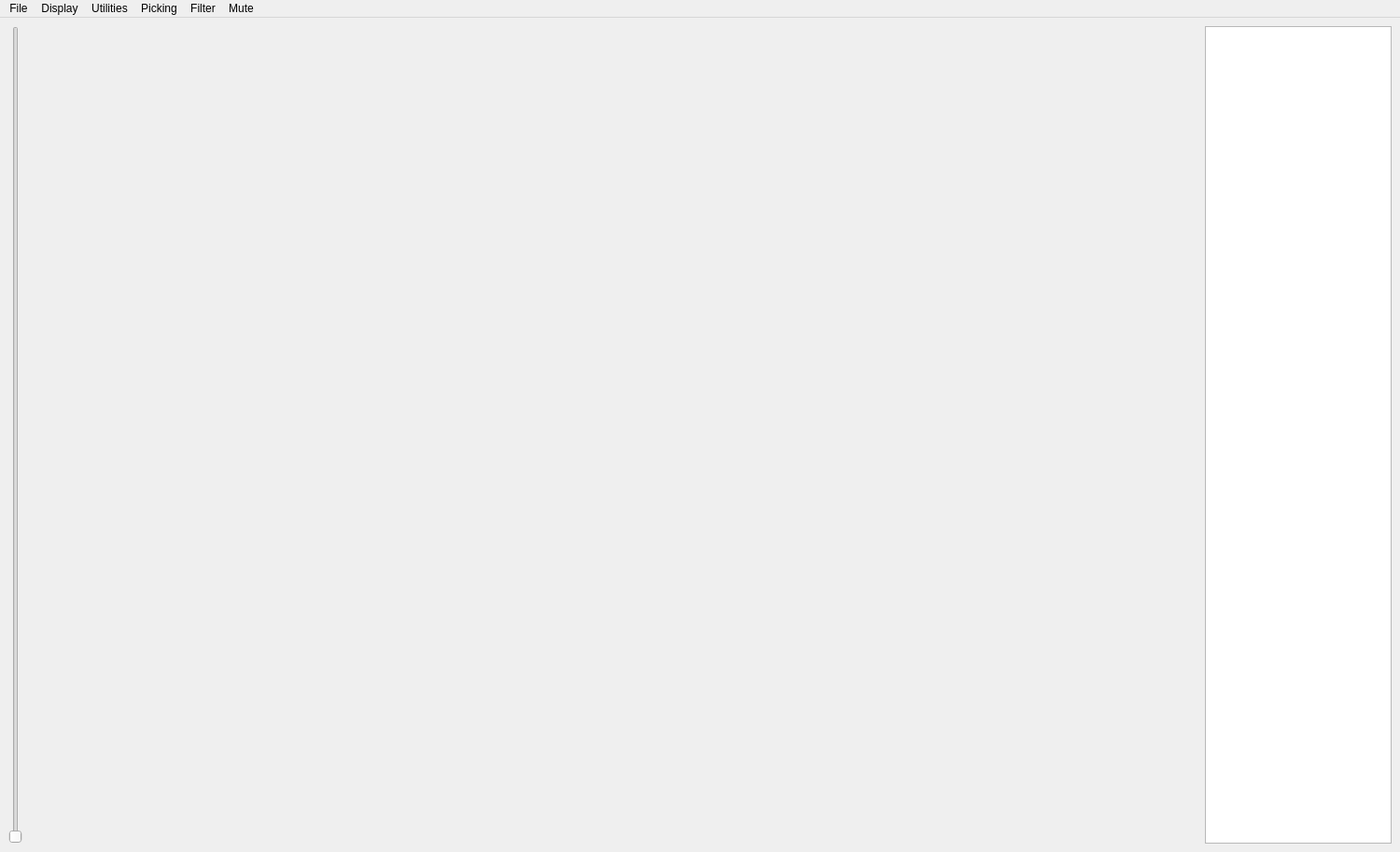
<?xml version="1.0" encoding="UTF-8"?>
<ui version="4.0">
 <class>MainWindow</class>
 <widget class="QMainWindow" name="MainWindow">
  <property name="geometry">
   <rect>
    <x>0</x>
    <y>0</y>
    <width>1500</width>
    <height>913</height>
   </rect>
  </property>
  <property name="windowTitle">
   <string>MainWindow</string>
  </property>
  <widget class="QWidget" name="centralwidget">
   <layout class="QHBoxLayout" name="horizontalLayout">
    <item>
     <widget class="QSlider" name="verticalSlider">
      <property name="orientation">
       <enum>Qt::Vertical</enum>
      </property>
     </widget>
    </item>
    <item>
     <widget class="QWidget" name="mplwindow" native="true">
      <property name="enabled">
       <bool>true</bool>
      </property>
      <property name="sizePolicy">
       <sizepolicy hsizetype="Expanding" vsizetype="Preferred">
        <horstretch>0</horstretch>
        <verstretch>0</verstretch>
       </sizepolicy>
      </property>
      <layout class="QVBoxLayout" name="mplvl"/>
     </widget>
    </item>
    <item>
     <widget class="QListWidget" name="mplfigs">
      <property name="sizePolicy">
       <sizepolicy hsizetype="Maximum" vsizetype="Expanding">
        <horstretch>0</horstretch>
        <verstretch>0</verstretch>
       </sizepolicy>
      </property>
      <property name="maximumSize">
       <size>
        <width>200</width>
        <height>16777215</height>
       </size>
      </property>
      <property name="focusPolicy">
       <enum>Qt::NoFocus</enum>
      </property>
     </widget>
    </item>
   </layout>
  </widget>
  <widget class="QMenuBar" name="menubar">
   <property name="geometry">
    <rect>
     <x>0</x>
     <y>0</y>
     <width>1500</width>
     <height>26</height>
    </rect>
   </property>
   <widget class="QMenu" name="menuFile">
    <property name="title">
     <string>File</string>
    </property>
    <addaction name="openFile"/>
    <addaction name="separator"/>
    <addaction name="Save_SEGY"/>
    <addaction name="Save_SU"/>
    <addaction name="Save_SEG2"/>
    <addaction name="Save_Bin"/>
    <addaction name="Save_ASCII"/>
    <addaction name="Save_headers"/>
    <addaction name="separator"/>
    <addaction name="Save_plot"/>
    <addaction name="separator"/>
    <addaction name="quitAction"/>
    <addaction name="separator"/>
   </widget>
   <widget class="QMenu" name="plotMenu">
    <property name="title">
     <string>Display</string>
    </property>
    <addaction name="originalDataScreen"/>
    <addaction name="originalDataAll"/>
    <addaction name="separator"/>
    <addaction name="shotGather"/>
    <addaction name="fileGather"/>
    <addaction name="receiverGather"/>
    <addaction name="distanceGather"/>
    <addaction name="component"/>
    <addaction name="phaseAngles"/>
    <addaction name="separator"/>
    <addaction name="zoom"/>
    <addaction name="zoom_Out"/>
    <addaction name="zoom_In"/>
    <addaction name="zoom_Initial"/>
    <addaction name="separator"/>
    <addaction name="t_Norm"/>
    <addaction name="t_Gain"/>
    <addaction name="d_Gain"/>
    <addaction name="Agc"/>
   </widget>
   <widget class="QMenu" name="Utilities">
    <property name="title">
     <string>Utilities</string>
    </property>
    <addaction name="PModel"/>
    <addaction name="SModel"/>
    <addaction name="Tomography"/>
    <addaction name="Checker"/>
    <addaction name="Envelopes"/>
    <addaction name="TauP"/>
    <addaction name="falseCol"/>
    <addaction name="separator"/>
    <addaction name="TraceSign"/>
    <addaction name="ChangeSign"/>
    <addaction name="Change_colors"/>
    <addaction name="Animation"/>
    <addaction name="Attenuation"/>
    <addaction name="Pseudo_velocity"/>
   </widget>
   <widget class="QMenu" name="Picking">
    <property name="title">
     <string>Picking</string>
    </property>
    <addaction name="ManualPicks"/>
    <addaction name="AmpPicks"/>
    <addaction name="StaLta"/>
    <addaction name="CorrelationPicks"/>
    <addaction name="separator"/>
    <addaction name="MovePicks"/>
    <addaction name="Uncertainty_change"/>
    <addaction name="erasePicks"/>
    <addaction name="separator"/>
    <addaction name="plotAllPicks"/>
    <addaction name="PlotCalculatedTimes"/>
    <addaction name="StorePicks"/>
    <addaction name="StoreGimli"/>
   </widget>
   <widget class="QMenu" name="Filter">
    <property name="title">
     <string>Filter</string>
    </property>
    <addaction name="FrequencyFilter"/>
    <addaction name="FiltTrace"/>
    <addaction name="Air_wave_fk"/>
    <addaction name="Vel_filter"/>
   </widget>
   <widget class="QMenu" name="menuMute">
    <property name="title">
     <string>Mute</string>
    </property>
    <addaction name="MuteTrace"/>
    <addaction name="MuteAir"/>
    <addaction name="MuteBefore"/>
    <addaction name="MuteAfter"/>
   </widget>
   <addaction name="menuFile"/>
   <addaction name="plotMenu"/>
   <addaction name="Utilities"/>
   <addaction name="Picking"/>
   <addaction name="Filter"/>
   <addaction name="menuMute"/>
  </widget>
  <action name="actionPlot">
   <property name="text">
    <string>Display</string>
   </property>
  </action>
  <action name="shotGather">
   <property name="enabled">
    <bool>true</bool>
   </property>
   <property name="text">
    <string>Shot gather</string>
   </property>
   <property name="shortcut">
    <string>S</string>
   </property>
  </action>
  <action name="openFile">
   <property name="text">
    <string>Choose data files</string>
   </property>
   <property name="shortcut">
    <string>Ctrl+O</string>
   </property>
  </action>
  <action name="quitAction">
   <property name="text">
    <string>Quit</string>
   </property>
   <property name="toolTip">
    <string>Quit app</string>
   </property>
   <property name="shortcut">
    <string>Ctrl+Q</string>
   </property>
  </action>
  <action name="receiverGather">
   <property name="text">
    <string>Receiver gather</string>
   </property>
   <property name="shortcut">
    <string>R</string>
   </property>
  </action>
  <action name="distanceGather">
   <property name="text">
    <string>Distance gather</string>
   </property>
   <property name="shortcut">
    <string>D</string>
   </property>
  </action>
  <action name="zoom">
   <property name="enabled">
    <bool>true</bool>
   </property>
   <property name="text">
    <string>Zoom</string>
   </property>
   <property name="shortcut">
    <string>Z</string>
   </property>
  </action>
  <action name="zoom_Out">
   <property name="text">
    <string>Zoom out</string>
   </property>
   <property name="shortcut">
    <string>Ctrl+Z</string>
   </property>
  </action>
  <action name="zoom_Initial">
   <property name="text">
    <string>Zoom initial</string>
   </property>
   <property name="shortcut">
    <string>Alt+Z</string>
   </property>
  </action>
  <action name="TauP">
   <property name="text">
    <string>Tau_P</string>
   </property>
   <property name="statusTip">
    <string/>
   </property>
   <property name="shortcut">
    <string>Shift+T</string>
   </property>
  </action>
  <action name="PModel">
   <property name="text">
    <string>P_Model</string>
   </property>
   <property name="shortcut">
    <string>Alt+P</string>
   </property>
  </action>
  <action name="StaLta">
   <property name="text">
    <string>STA_LTA</string>
   </property>
   <property name="shortcut">
    <string>Shift+P</string>
   </property>
  </action>
  <action name="PlotPicks">
   <property name="enabled">
    <bool>false</bool>
   </property>
   <property name="text">
    <string>Plot Picks</string>
   </property>
  </action>
  <action name="MovePicks">
   <property name="enabled">
    <bool>false</bool>
   </property>
   <property name="text">
    <string>Move Picks</string>
   </property>
   <property name="shortcut">
    <string>Ctrl+M</string>
   </property>
  </action>
  <action name="ManualPicks">
   <property name="text">
    <string>Manual picks</string>
   </property>
   <property name="shortcut">
    <string>M</string>
   </property>
  </action>
  <action name="FrequencyFilter">
   <property name="text">
    <string>Frequency</string>
   </property>
   <property name="shortcut">
    <string>Ctrl+F</string>
   </property>
  </action>
  <action name="originalDataAll">
   <property name="text">
    <string>Original data all shots</string>
   </property>
   <property name="shortcut">
    <string>Shift+O</string>
   </property>
  </action>
  <action name="erasePicks">
   <property name="text">
    <string>Erase all picks</string>
   </property>
   <property name="shortcut">
    <string>Ctrl+E</string>
   </property>
  </action>
  <action name="TraceSign">
   <property name="text">
    <string>Change trace sign</string>
   </property>
   <property name="toolTip">
    <string>change sign of 1 trace</string>
   </property>
   <property name="shortcut">
    <string>I</string>
   </property>
  </action>
  <action name="ChangeSign">
   <property name="text">
    <string>Change sign</string>
   </property>
   <property name="toolTip">
    <string>change sign of all traces</string>
   </property>
   <property name="shortcut">
    <string>Ctrl+I</string>
   </property>
  </action>
  <action name="Save_SEGY">
   <property name="text">
    <string>Save SEGY</string>
   </property>
   <property name="toolTip">
    <string>Save actual data to SEGY</string>
   </property>
   <property name="shortcut">
    <string>Y</string>
   </property>
  </action>
  <action name="CorrelationPicks">
   <property name="enabled">
    <bool>true</bool>
   </property>
   <property name="text">
    <string>Correlation picks</string>
   </property>
   <property name="toolTip">
    <string>picking by cross correlation</string>
   </property>
   <property name="shortcut">
    <string>Shift+C</string>
   </property>
  </action>
  <action name="AmpPicks">
   <property name="text">
    <string>Amplitude picks</string>
   </property>
   <property name="shortcut">
    <string>Ctrl+A</string>
   </property>
  </action>
  <action name="MuteTrace">
   <property name="text">
    <string>Mute/recover trace</string>
   </property>
   <property name="toolTip">
    <string>Click near trace to be muted or recovered</string>
   </property>
   <property name="shortcut">
    <string>Ctrl+T</string>
   </property>
  </action>
  <action name="PlotCalculatedTimes">
   <property name="checkable">
    <bool>true</bool>
   </property>
   <property name="enabled">
    <bool>false</bool>
   </property>
   <property name="text">
    <string>Plot calculated times </string>
   </property>
   <property name="toolTip">
    <string>Plot calculated travel times</string>
   </property>
  </action>
  <action name="StorePicks">
   <property name="text">
    <string>Store picks</string>
   </property>
   <property name="toolTip">
    <string>Store Picks in file picks.dat</string>
   </property>
   <property name="shortcut">
    <string>Ctrl+S</string>
   </property>
  </action>
  <action name="MuteAir">
   <property name="text">
    <string>Mute air wave</string>
   </property>
   <property name="shortcut">
    <string>A</string>
   </property>
  </action>
  <action name="Air_wave_fk">
   <property name="text">
    <string>Air_wave fk</string>
   </property>
   <property name="toolTip">
    <string>Eliminate air waves by fk-filter</string>
   </property>
   <property name="shortcut">
    <string>Shift+A</string>
   </property>
  </action>
  <action name="MuteBefore">
   <property name="text">
    <string>Mute before line</string>
   </property>
   <property name="toolTip">
    <string>Mute before line drawn</string>
   </property>
   <property name="shortcut">
    <string>L</string>
   </property>
  </action>
  <action name="Vel_filter">
   <property name="text">
    <string>Velocity filter</string>
   </property>
   <property name="toolTip">
    <string>Velocity filter</string>
   </property>
   <property name="shortcut">
    <string>Ctrl+V</string>
   </property>
  </action>
  <action name="Save_Bin">
   <property name="text">
    <string>Save_Binary</string>
   </property>
   <property name="toolTip">
    <string>Save just binary data of all files</string>
   </property>
   <property name="shortcut">
    <string>B</string>
   </property>
  </action>
  <action name="Save_SU">
   <property name="text">
    <string>Save SU</string>
   </property>
   <property name="toolTip">
    <string>Save actual data to SEGY</string>
   </property>
   <property name="shortcut">
    <string>U</string>
   </property>
  </action>
  <action name="t_Gain">
   <property name="checkable">
    <bool>true</bool>
   </property>
   <property name="text">
    <string>Time gain</string>
   </property>
  </action>
  <action name="d_Gain">
   <property name="checkable">
    <bool>true</bool>
   </property>
   <property name="text">
    <string>Distance gain</string>
   </property>
  </action>
  <action name="Agc">
   <property name="checkable">
    <bool>true</bool>
   </property>
   <property name="text">
    <string>AGC</string>
   </property>
  </action>
  <action name="t_Norm">
   <property name="checkable">
    <bool>true</bool>
   </property>
   <property name="checked">
    <bool>true</bool>
   </property>
   <property name="enabled">
    <bool>false</bool>
   </property>
   <property name="text">
    <string>Trace normalize</string>
   </property>
  </action>
  <action name="MuteAfter">
   <property name="text">
    <string>Mute after line</string>
   </property>
   <property name="shortcut">
    <string>Shift+L</string>
   </property>
  </action>
  <action name="FiltTrace">
   <property name="text">
    <string>Frequency filter single trace</string>
   </property>
  </action>
  <action name="fileGather">
   <property name="text">
    <string>Plot data of one file</string>
   </property>
   <property name="shortcut">
    <string>F</string>
   </property>
  </action>
  <action name="Save_ASCII">
   <property name="text">
    <string>Save_ASCII</string>
   </property>
  </action>
  <action name="Tomography">
   <property name="enabled">
    <bool>false</bool>
   </property>
   <property name="text">
    <string>Tomography</string>
   </property>
   <property name="toolTip">
    <string>Tomography with Pygimli</string>
   </property>
   <property name="shortcut">
    <string>T</string>
   </property>
  </action>
  <action name="StoreGimli">
   <property name="text">
    <string>Store Gimli format</string>
   </property>
   <property name="toolTip">
    <string>Store Picks in Gimli format (file pics.sgt)</string>
   </property>
  </action>
  <action name="Modelled_arrivals">
   <property name="checkable">
    <bool>true</bool>
   </property>
   <property name="enabled">
    <bool>true</bool>
   </property>
   <property name="text">
    <string>Plot modelled arrivals</string>
   </property>
   <property name="toolTip">
    <string>Plot modelled arrival times on seismograms</string>
   </property>
  </action>
  <action name="Save_plot">
   <property name="text">
    <string>Save Plot</string>
   </property>
   <property name="iconText">
    <string>Save Plot</string>
   </property>
   <property name="shortcut">
    <string>P</string>
   </property>
  </action>
  <action name="Envelopes">
   <property name="enabled">
    <bool>false</bool>
   </property>
   <property name="text">
    <string>Envelopes</string>
   </property>
   <property name="shortcut">
    <string>E</string>
   </property>
  </action>
  <action name="Change_colors">
   <property name="enabled">
    <bool>false</bool>
   </property>
   <property name="text">
    <string>Change colors tomo</string>
   </property>
   <property name="toolTip">
    <string>Change color scale and depth limit after tomography</string>
   </property>
   <property name="shortcut">
    <string>C</string>
   </property>
  </action>
  <action name="Uncertainty_change">
   <property name="text">
    <string>Uncertainty change</string>
   </property>
   <property name="shortcut">
    <string>Shift+U</string>
   </property>
  </action>
  <action name="zoom_In">
   <property name="text">
    <string>Zoom in</string>
   </property>
   <property name="toolTip">
    <string>zoom into next higher zoom</string>
   </property>
   <property name="shortcut">
    <string>Shift+Z</string>
   </property>
  </action>
  <action name="originalDataScreen">
   <property name="text">
    <string>Original data this screen</string>
   </property>
   <property name="shortcut">
    <string>O</string>
   </property>
  </action>
  <action name="falseCol">
   <property name="text">
    <string>False colour</string>
   </property>
   <property name="toolTip">
    <string>False colour plot of different indicators</string>
   </property>
   <property name="shortcut">
    <string>Shift+F</string>
   </property>
  </action>
  <action name="Animation">
   <property name="text">
    <string>Wave animation</string>
   </property>
   <property name="shortcut">
    <string>W</string>
   </property>
  </action>
  <action name="Save_SEG2">
   <property name="text">
    <string>Save SEG2</string>
   </property>
   <property name="statusTip">
    <string>Sae file(s) in SEG2 Format</string>
   </property>
   <property name="shortcut">
    <string>2</string>
   </property>
  </action>
  <action name="Attenuation">
   <property name="text">
    <string>Attenuation</string>
   </property>
   <property name="shortcut">
    <string>Q</string>
   </property>
  </action>
  <action name="plotAllPicks">
   <property name="text">
    <string>Plot all picks</string>
   </property>
   <property name="shortcut">
    <string>Ctrl+P</string>
   </property>
  </action>
  <action name="Save_headers">
   <property name="text">
    <string>Save headers</string>
   </property>
   <property name="toolTip">
    <string>Save headers of each data file to ASCII file</string>
   </property>
   <property name="shortcut">
    <string>H</string>
   </property>
  </action>
  <action name="component">
   <property name="enabled">
    <bool>false</bool>
   </property>
   <property name="text">
    <string>Choose component</string>
   </property>
   <property name="toolTip">
    <string>Choose geophone component to be plotted</string>
   </property>
   <property name="shortcut">
    <string>G</string>
   </property>
  </action>
  <action name="Pseudo_velocity">
   <property name="enabled">
    <bool>false</bool>
   </property>
   <property name="text">
    <string>Pseudo-velocities</string>
   </property>
   <property name="toolTip">
    <string>Plot pseudo-velocity profile</string>
   </property>
   <property name="shortcut">
    <string>V</string>
   </property>
  </action>
  <action name="phaseAngles">
   <property name="checkable">
    <bool>true</bool>
   </property>
   <property name="enabled">
    <bool>false</bool>
   </property>
   <property name="text">
    <string>Phase-angles</string>
   </property>
   <property name="toolTip">
    <string>Phase-angles for 2C or 3C data</string>
   </property>
  </action>
  <action name="SModel">
   <property name="text">
    <string>S-model</string>
   </property>
   <property name="shortcut">
    <string>Alt+S</string>
   </property>
  </action>
  <action name="SVD">
   <property name="text">
    <string>Singular value decomposition filter</string>
   </property>
  </action>
  <action name="Checker">
   <property name="text">
    <string>Checkerboard test</string>
   </property>
   <property name="toolTip">
    <string>Create checkerboard model and calculate traveling times</string>
   </property>
   <property name="shortcut">
    <string>Alt+T</string>
   </property>
  </action>
 </widget>
 <resources/>
 <connections/>
</ui>
